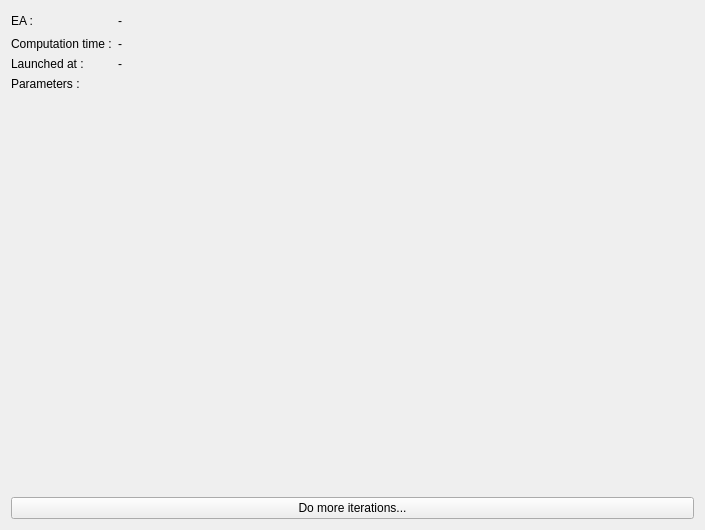
<?xml version="1.0" encoding="UTF-8"?>
<ui version="4.0">
 <class>TabResOptimization_Config_Class</class>
 <widget class="QWidget" name="TabResOptimization_Config_Class">
  <property name="geometry">
   <rect>
    <x>0</x>
    <y>0</y>
    <width>705</width>
    <height>530</height>
   </rect>
  </property>
  <property name="windowTitle">
   <string>Form</string>
  </property>
  <layout class="QGridLayout" name="gridLayout_2">
   <item row="0" column="1">
    <layout class="QGridLayout" name="gridLayout">
     <item row="0" column="1">
      <widget class="QLabel" name="label_2">
       <property name="text">
        <string>EA :</string>
       </property>
      </widget>
     </item>
     <item row="1" column="1">
      <widget class="QLabel" name="label">
       <property name="text">
        <string>Computation time :</string>
       </property>
      </widget>
     </item>
     <item row="0" column="5">
      <spacer name="horizontalSpacer">
       <property name="orientation">
        <enum>Qt::Horizontal</enum>
       </property>
       <property name="sizeHint" stdset="0">
        <size>
         <width>40</width>
         <height>20</height>
        </size>
       </property>
      </spacer>
     </item>
     <item row="2" column="1">
      <widget class="QLabel" name="label_3">
       <property name="text">
        <string>Launched at :</string>
       </property>
      </widget>
     </item>
     <item row="0" column="3">
      <widget class="QLabel" name="labelEAName">
       <property name="text">
        <string>-</string>
       </property>
      </widget>
     </item>
     <item row="1" column="3" colspan="2">
      <widget class="QLabel" name="labelCompTime">
       <property name="text">
        <string>-</string>
       </property>
      </widget>
     </item>
     <item row="2" column="3" colspan="2">
      <widget class="QLabel" name="labelDate">
       <property name="text">
        <string>-</string>
       </property>
      </widget>
     </item>
     <item row="3" column="1">
      <widget class="QLabel" name="label_4">
       <property name="text">
        <string>Parameters :</string>
       </property>
      </widget>
     </item>
    </layout>
   </item>
   <item row="2" column="1">
    <spacer name="verticalSpacer">
     <property name="orientation">
      <enum>Qt::Vertical</enum>
     </property>
     <property name="sizeHint" stdset="0">
      <size>
       <width>20</width>
       <height>40</height>
      </size>
     </property>
    </spacer>
   </item>
   <item row="1" column="1">
    <layout class="QVBoxLayout" name="layoutTableEAParams"/>
   </item>
   <item row="3" column="1">
    <widget class="QPushButton" name="pushDoMore">
     <property name="text">
      <string>Do more iterations...</string>
     </property>
    </widget>
   </item>
  </layout>
 </widget>
 <resources/>
 <connections/>
</ui>
